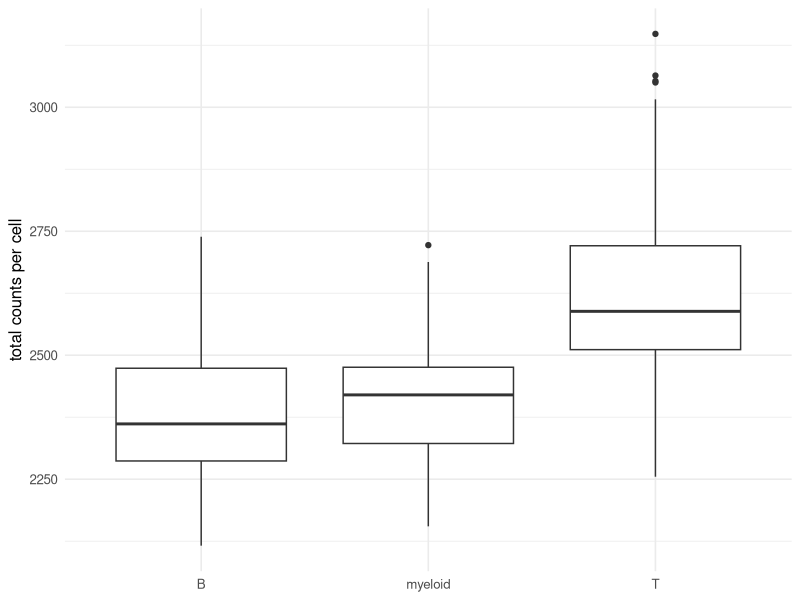
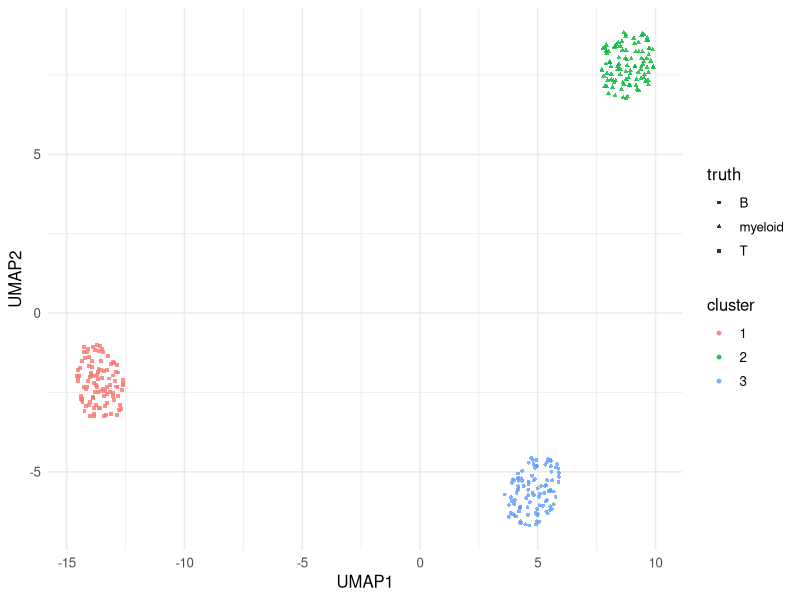

Source code (R) for these figures, in order:
## ---- chunk 1
#| label: setup
library(tidyverse)
library(uwot)
set.seed(42)
theme_set(theme_minimal(base_size = 12))
## ---- chunk 2
n_cell <- 300; n_gene <- 500
cell_type <- rep(c("T", "B", "myeloid"), each = n_cell / 3)
mu_base <- exp(rnorm(n_gene, 1, 1))
X <- matrix(0, n_cell, n_gene)
for (i in seq_len(n_cell)) {
  program <- rep(1, n_gene)
  if (cell_type[i] == "T")       program[1:20]  <- 5
  if (cell_type[i] == "B")       program[21:40] <- 5
  if (cell_type[i] == "myeloid") program[41:60] <- 5
  X[i, ] <- rnbinom(n_gene, mu = mu_base * program, size = 2)
}
tibble(lib = rowSums(X), ct = cell_type) |>
  ggplot(aes(ct, lib)) + geom_boxplot() +
  labs(x = NULL, y = "total counts per cell")
## ---- chunk 3
logX <- log1p(sweep(X, 1, rowSums(X), FUN = "/") * 1e4)
gene_var <- apply(logX, 2, var)
keep <- order(gene_var, decreasing = TRUE)[1:100]
pcs <- prcomp(logX[, keep])$x[, 1:10]
emb <- umap(pcs, n_neighbors = 20, min_dist = 0.1)

# A simple k-means cluster on the PCs as a stand-in.
km <- kmeans(pcs, centers = 3, nstart = 10)
tibble(x = emb[, 1], y = emb[, 2],
       cluster = factor(km$cluster), truth = cell_type) |>
  ggplot(aes(x, y, colour = cluster, shape = truth)) +
  geom_point(alpha = 0.8, size = 1) +
  labs(x = "UMAP1", y = "UMAP2")
## ---- chunk 4
table(cluster = km$cluster, truth = cell_type)
## ---- chunk 5
sessionInfo()
